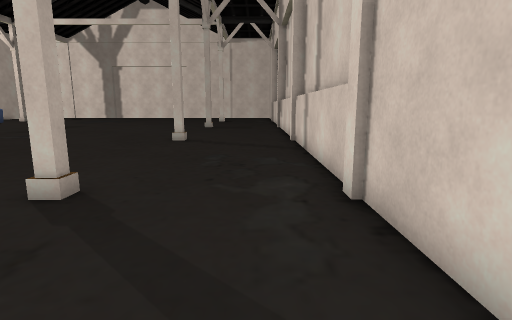
view 1 (above)

16 first-person views from a walk through a scene from a Unity 3-D project. The camera is 1.5 m above the floor, tilts 10° down and sees 80° across. The floor is counted in squares, 1 m on a side. Each view is taken from the middle of a square. On the plan, view 1 faces up. The plan holds only what a view shows up to about 15 squares ahead; the rest is blank. The place goes on beyond the plan. Some surface patterns are stand-ins.

view 2
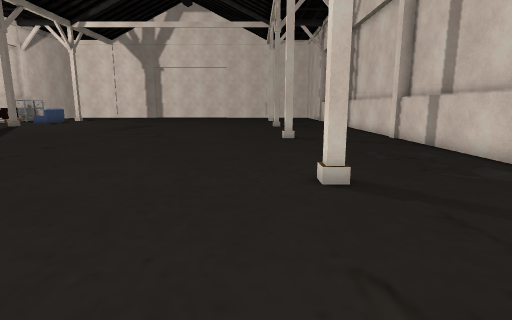

view 3
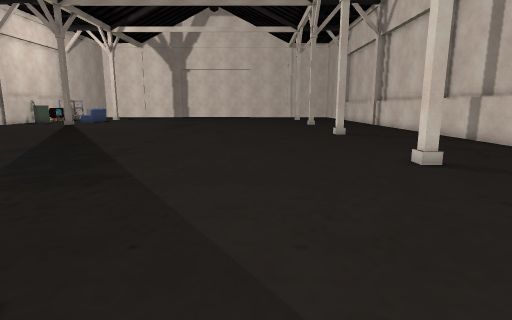

view 4
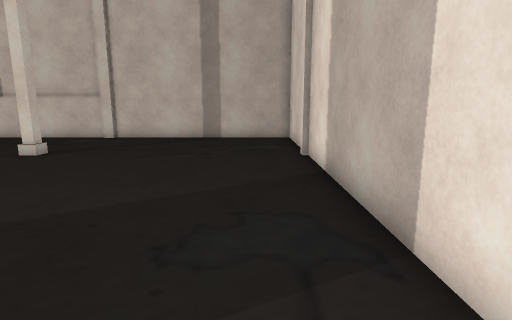

view 5
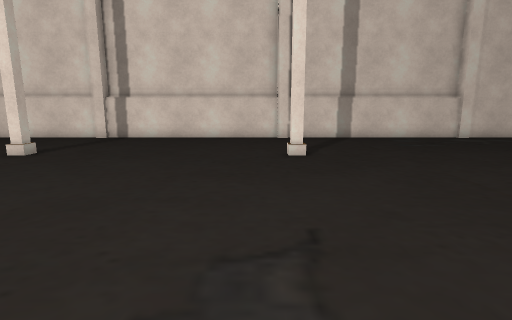

view 6
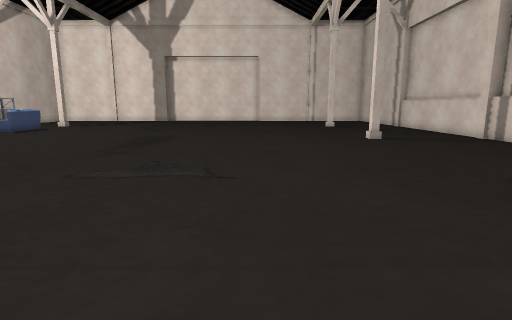

view 7
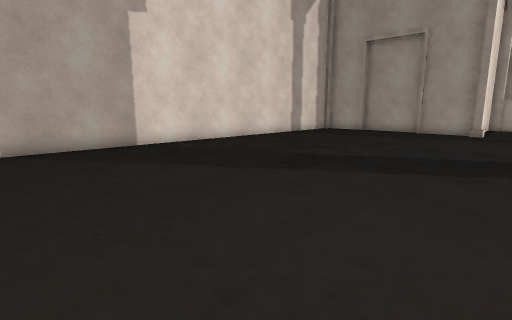

view 8
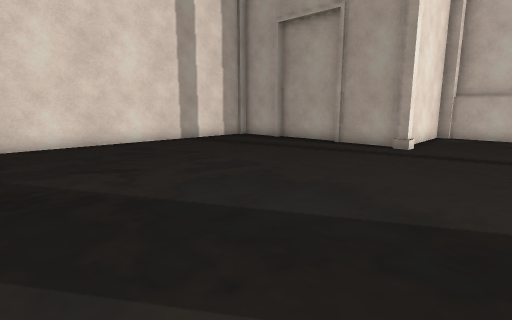

view 9
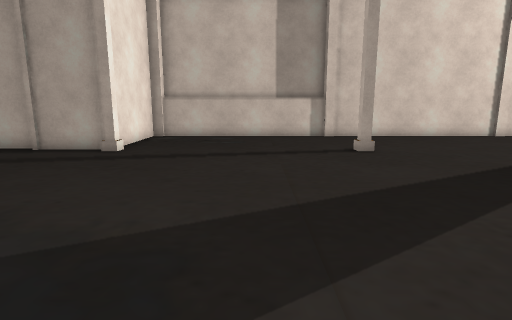

view 10
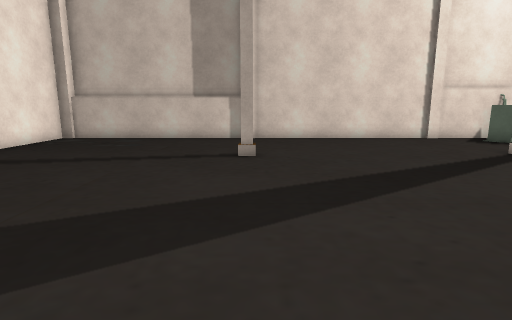

view 11
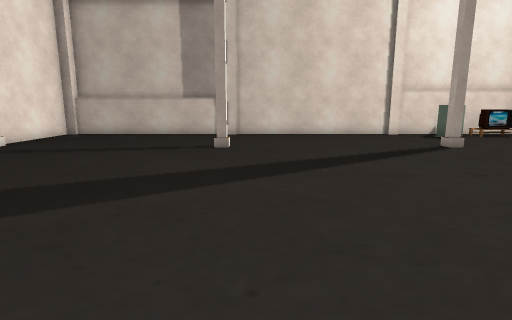

view 12
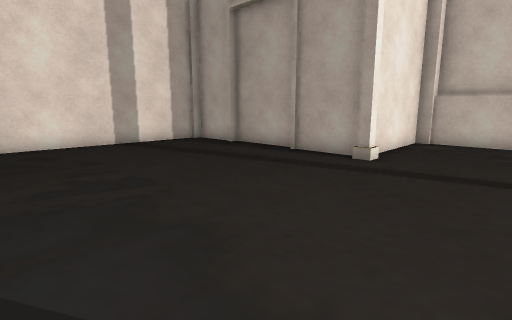

view 13
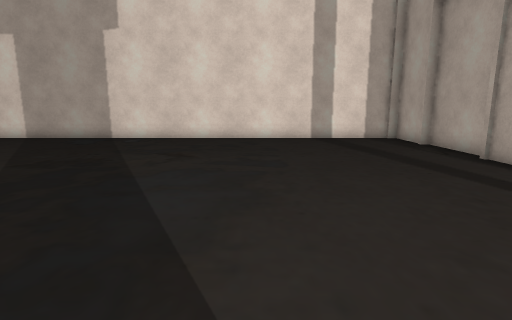

view 14
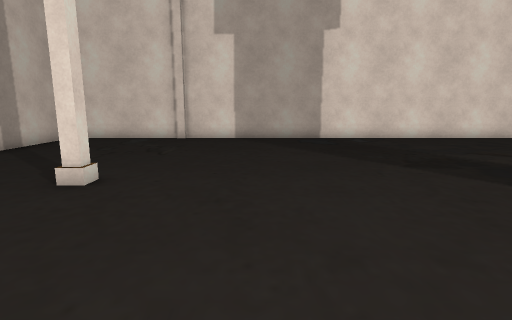

view 15
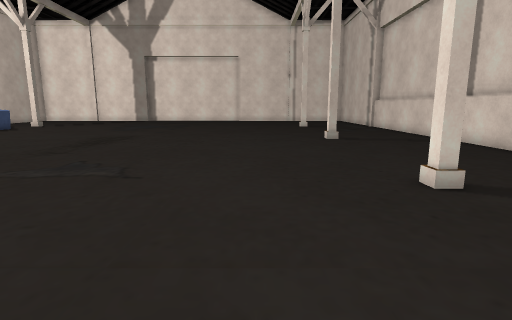

view 16
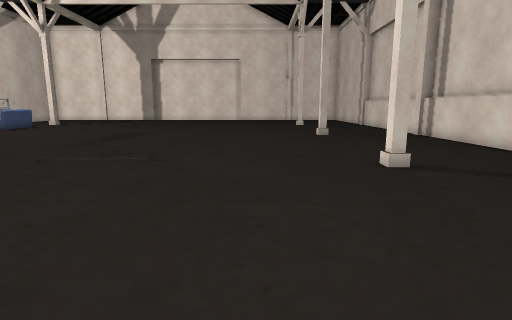

### Floor plan
Points are (right, up) in squares from view 1. A wall is a line through its corners. A room is listed if a view was taken in it or the views show most of it. See-through windows are left out.
Room 1 (views 1, 2, 3, 4, 5, 6, 7, 8, 9, 10, 11, 12, 13, 14, 15, 16)
walls: (-3.6, 13.5) (-3.6, 13.9) (-3.3, 13.9) (-3.3, 13.5) (-3.6, 13.5); (-3.3, 5.4) (-3.3, 4.9) (-3.6, 4.9) (-3.6, 5.2); (-23.4, 5.3) (-23.4, 4.6); (-23.8, 4.9) (-23.3, 4.9); (-23.7, 4.6) (-23.7, 2.1); (-23.9, 2.1) (-23.9, -1); (1.6, 13.4) (1.6, 14); (-3.1, 22.2) (-3.6, 22.2) (-3.6, 22.6); (1.7, 13.9) (1.7, 22.2); (-28.6, 13.4) (-28.6, 5.2); (1.7, 5.2) (1.7, 13.5); (1.6, 4.8) (1.6, 5.4); (-23.7, -1) (-23.7, -3.4) (-23.2, -3.4); (-28.5, 4.8) (-23.9, 4.9); (-3.8, -3.4) (-3.2, -3.4); (-3.2, -3.6) (1.7, -3.6) (1.7, 4.9); (-23.4, -3.6) (-3.6, -3.6); (1.6, 22.1) (1.6, 22.8); (1.7, 22.6) (1.7, 23.5); (-28.6, 22.2) (-28.6, 14); (-28.5, 22.8) (-28.5, 22.1); (-28.6, 23.5) (-28.6, 22.7)

Where each view was taken, in squares from view 1:
view 1: 0 up, 0 right, facing up
view 2: 1 down, 5 left, facing up
view 3: 3 down, 8 left, facing up
view 4: 2 down, 13 left, facing right
view 5: 15 up, 13 left, facing right
view 6: 8 up, 9 left, facing up
view 7: 8 up, 5 left, facing down-left
view 8: 9 up, 12 left, facing down-left
view 9: 10 up, 13 left, facing left
view 10: 14 up, 14 left, facing left
view 11: 15 up, 12 left, facing left
view 12: 9 up, 15 left, facing down-left
view 13: 11 up, 17 left, facing down
view 14: 11 up, 7 left, facing down
view 15: 8 up, 7 left, facing up
view 16: 6 up, 7 left, facing up
